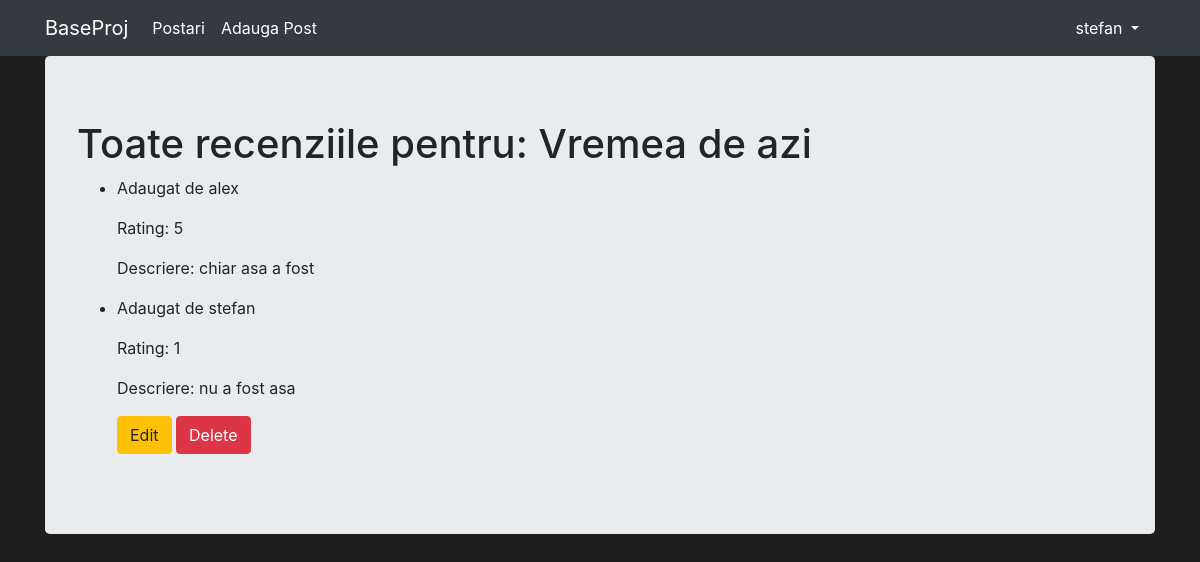
/reviews/1 (signed in), run on the app's committed database.
### posts/models.py (models this page shows, shortened)
class Post(Model):
    title = CharField(max_length=128)
    description = TextField()
    category = ForeignKey(Category, on_delete=DO_NOTHING)
    created = DateTimeField(auto_now_add=True)
    publications = ManyToManyField(Publicatie)

class Review(Model):
    rating = IntegerField()
    description = CharField(max_length=200, blank=True, null=True)
    post = ForeignKey(Post, on_delete=CASCADE)
    user = ForeignKey(User, on_delete=CASCADE)
    created = DateTimeField(auto_now_add=True)

### posts/views.py (the view)
# urls.py: path('reviews/<post_id>', see_all_reviews_view, name='reviews')
def see_all_reviews_view(request, post_id):
    post = Post.objects.get(pk=post_id)
    reviews = Review.objects.filter(post=post).order_by('-pk')
    return render(
        request,
        'all_reviews.html',
        context={
            'post': post,
            'reviews': reviews
        }
    )

### posts/templates/all_reviews.html
{% extends 'base.html' %}
{% block content %}
<h1>Toate recenziile pentru: {{ post.title }}</h1>
<ul>
    {% for review in reviews %}
    <li>
        <p>Adaugat de {{ review.user.username }}</p>
        <p>Rating: {{ review.rating }}</p>
        <p>Descriere: {{ review.description }}</p>
        {% if review.user == user %}
            <a class="btn btn-warning" href="{% url 'edit-review' review.pk %}">Edit</a>
            <a class="btn btn-danger" href="{% url 'delete-review' review.pk %}">Delete</a>
        {% endif %}
    </li>
    {% endfor %}
</ul>
{% endblock %}

### posts/templates/base.html (shortened to what this page needs)
{% load static %}
<html {% if LANGUAGE_CODE %}lang="{{ LANGUAGE_CODE }}" {% endif %}>
<head>
    <link rel="stylesheet" href="https://stackpath.bootstrapcdn.com/bootstrap/4.2.1/css/bootstrap.min.css"
>
    <link rel="stylesheet" href="{% static 'index.css' %}">
</head>
<body>
<nav class="navbar navbar-expand-lg navbar-dark bg-dark">
    <div class="container fixed">
        <a class="navbar-brand" href="/">BaseProj</a>
        <div class="collapse navbar-collapse" id="navbarNavAltMarkup">
            <div class="navbar-nav">
                <a class="nav-item nav-link active" href="{% url 'posts-page' %}">
                    Postari
                </a>
                <a class="nav-item nav-link active" href="{% url 'posts-create' %}">
                    Adauga Post
                </a>
            </div>
        </div>
        <div class="nav-item dropdown">
            {% if user.is_authenticated %}
            <a class="nav-link dropdown-toggle text-white" href="#" data-toggle="dropdown">
                {{ user.username }}
            </a>
            {% endif %}
        </div>
    </div>
</nav>
<div class="container">
    <div class="jumbotron">
        {% block content %}{% endblock %}
    </div>
</div>
</body>
</html>

### posts/static/index.css (style rules this page uses)
body { background-color: #1e1e1e; }

### data on the page
Post: title "Vremea de azi"
Review: user.username "alex", rating "5", description "chiar asa a fost"
Review: user.username "stefan", rating "1", description "nu a fost asa", shows "Edit"

### other printed values
{{ user.username }} "stefan"
